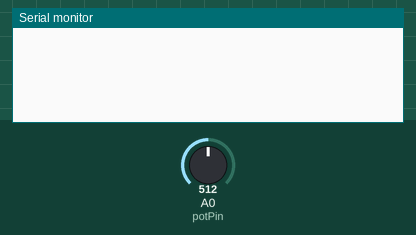
Recording of a sketch running on a simulated Arduino Uno, built with avr-gcc and run on an emulated ATmega328P. Shown: the last lines printed to the serial monitor. The inputs (shaded band) are chosen by the test bench; at power-on: A0 (potPin) = 512.

Above: at 1.2 s.
1.3 s: A0 (potPin) set to 716
At 2.5 s:
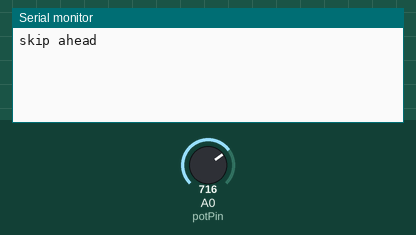
3.0 s: A0 (potPin) set to 511
At 3.9 s:
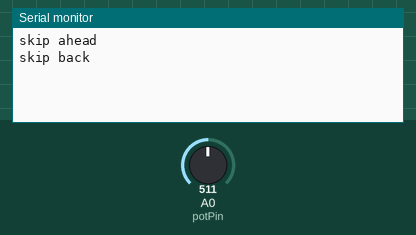

The sketch:

potenTest.ino
```cpp
int potPin = A0; //Analog pin A0
int curPotenVal = 512; //value from the potenmeter
int prevPotenVal = 512;
bool potenState = false;

int responseDelay = 100;

int curPotenState = 0; //0 is stop, 1 is left, 2 is right
int prevPotenState = 4;


void setup() {

  Serial.begin(9600);
}

void loop() {
  curPotenVal = analogRead(potPin);
  //Serial.println(curPotenVal);

  if (curPotenVal - prevPotenVal < -1) { //to decrease the noise
    //turn left
    curPotenState = 1;
  } else if (curPotenVal - prevPotenVal > 1) {
    //turn right
    curPotenState = 2;
  } else {
    //not move
    curPotenState = 0;
  }
delay(responseDelay);
  if (curPotenState == 0 && prevPotenState == 1) { //play previous sone
    Serial.println("skip back");
  }
  if (curPotenState == 0 && prevPotenState == 2) {
    Serial.println("skip ahead");
  }
  //if now is stop and prev is left -> 前一首
  //if now is stop and prev is right -> 后一首

  prevPotenState = curPotenState;

  prevPotenVal = curPotenVal;

  //delay(responseDelay);

}
```

Measured:
- after the input at 1.3 s, the serial monitor: prints a new line after 0.20 s (image 1)
- after the input at 3.0 s, the serial monitor: prints a new line after 0.20 s (image 2)
